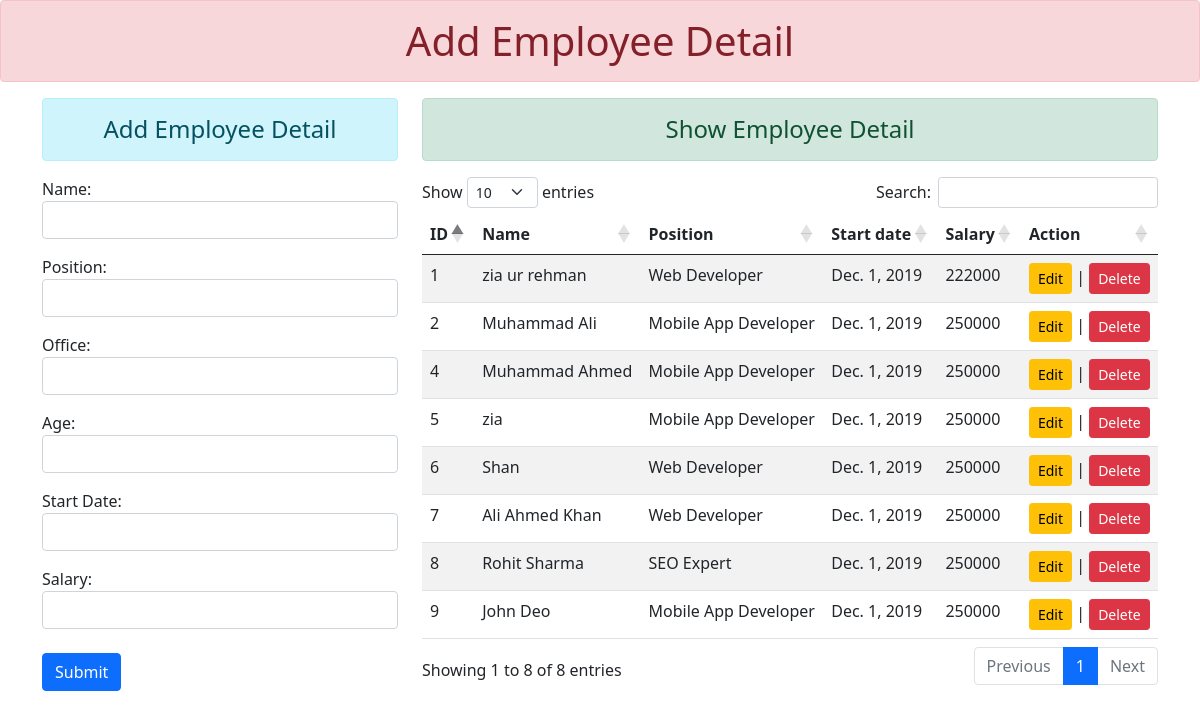
Page /create/ on the committed database.
### Employee/models.py (models this page shows)
class Employee(models.Model):
    name = models.CharField(max_length=100)
    position = models.CharField(max_length=100)
    office = models.CharField(max_length=100)
    age = models.IntegerField()
    start_date = models.DateField()
    salary = models.IntegerField()

### Employee/views.py (the view)
# urls.py: path('create/', views.create, name='create'),
def create(request):
    if request.method == 'POST':
        fm = EmployeeForm(request.POST)
        if fm.is_valid():
            name = fm.cleaned_data['name']
            position = fm.cleaned_data['position']
            office = fm.cleaned_data['office']
            age = fm.cleaned_data['age']
            start_date = fm.cleaned_data['start_date']
            salary = fm.cleaned_data['salary']
            reg = models.Employee(name=name, position=position, office=office, age=age, start_date=start_date, salary=salary)
            reg.save()
            fm = EmployeeForm()
    else:
        fm = EmployeeForm()
    emp = Employee.objects.all()
    return render(request, 'create.html', {'form': fm, 'employee': emp})

### templates/create.html (shortened to what this page needs)
{% extends "base.html" %}
    {% block content %}
    <h1 class = "text-center alert alert-danger">Add Employee Detail</h1>
    <div class="container">
        <div class="row">
            <div class="col-4">
                <h4 class="text-center alert alert-info">
                    Add Employee Detail
                </h4>
                <form action="" method="post">
                    {{ form.as_p }}
                    <button type="submit" class="btn btn-primary mt-2">Submit</button>
                </form>
            </div>
            <div class="col-8">
                <h4 class="text-center alert alert-success">
                    Show Employee Detail
                </h4>
               {% if employee %}
                <table id="example" class="table table-striped table-hover" style="width:100%">
                    <thead>
                        <tr>
                            <th>ID</th>
                            <th>Name</th>
                            <th>Position</th>
                            <th>Start date</th>
                            <th>Salary</th>
                            <th>Action</th>
                        </tr>
                    </thead>
                    <tbody>
                        {% for emp in employee %}
                        <tr>
                            <td>{{ emp.id }}</td>
                            <td>{{ emp.name }}</td>
                            <td>{{ emp.position }}</td>
                            <td>{{ emp.start_date }}</td>
                            <td>{{ emp.salary }}</td>
                            <td>
                                <a href= "{% url 'updatedata' emp.id %}" class="btn btn-warning btn-sm">Edit</a> |
                                <form action="{% url 'deletedata' emp.id %}" method = "POST" class="d-inline" >
                                    <button  class="btn btn-danger btn-sm">Delete</button></td>
                        </tr>
                        {% endfor %}
                    </tbody>
                </table>
               {% else %}
                <h4 class = "text-center alert alert-warning">No Record Found</h4>
               {% endif %}
            </div>
        </div>
    </div>
    {% endblock content %}

### templates/base.html (shortened to what this page needs)
{% load static %}
<!DOCTYPE html>
<html lang="en">
<head>
    <link rel="stylesheet" href="https://cdnjs.cloudflare.com/ajax/libs/twitter-bootstrap/5.0.1/css/bootstrap.min.css">
    <link rel="stylesheet" href="https://cdn.datatables.net/1.11.3/css/dataTables.bootstrap5.min.css">
</head>
<body>
    {% block content %}
    {% endblock content %}
</html>

### rows in the picture
Employee: id "1", name "zia ur rehman", position "Web Developer", start_date "Dec. 1, 2019", salary "222000"
Employee: id "2", name "Muhammad Ali", position "Mobile App Developer", start_date "Dec. 1, 2019", salary "250000"
Employee: id "4", name "Muhammad Ahmed", position "Mobile App Developer", start_date "Dec. 1, 2019", salary "250000"
Employee: id "5", name "zia", position "Mobile App Developer", start_date "Dec. 1, 2019", salary "250000"
Employee: id "6", name "Shan", position "Web Developer", start_date "Dec. 1, 2019", salary "250000"
Employee: id "7", name "Ali Ahmed Khan", position "Web Developer", start_date "Dec. 1, 2019", salary "250000"
Employee: id "8", name "Rohit Sharma", position "SEO Expert", start_date "Dec. 1, 2019", salary "250000"
Employee: id "9", name "John Deo", position "Mobile App Developer", start_date "Dec. 1, 2019", salary "250000"
